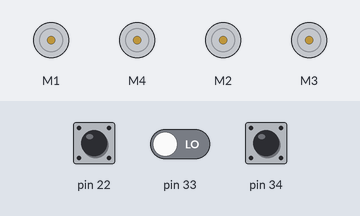
Bench run of a sketch on a simulated Arduino Uno, built with avr-gcc and run on an emulated ATmega328P. Shown: 4 × DC motor (green arrow = forward, orange = backward, longer = faster). The test bench sets the inputs (shaded band); at power-on: pin 22 LOW, pin 34 LOW, pin 33 LOW.

Above: at 1.3 s.
1.4 s: pin 22 pulsed HIGH 5 times (0.12 s each, 0.3 s apart)
At 3.1 s:
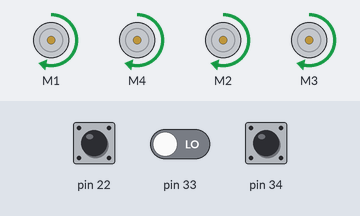
4.9 s: pin 34 pulsed HIGH 2 times (0.12 s each, 0.3 s apart)
At 6.5 s:
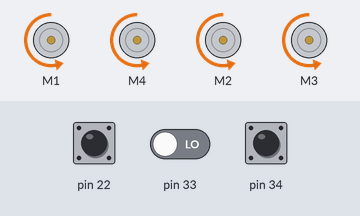
Timing chart, 0 to 13.3 s (numbered marks = the images above; inputs shaded):
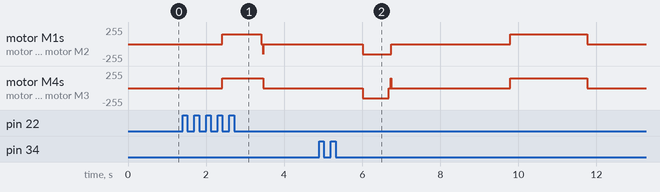

Measured:
- after the input at 1.4 s, motor M1, motor M4, motor M2, motor M3: stopped → forward 150/255 after 1.0 s instead of 1.7 s

The sketch:

Maze.ino
```cpp
#include <SPI.h>
#include <AFMotor.h>

const byte USS_F = 33; // Front ultrasonic sensor
const byte USS_R = 34; // Right ultrasonic sensor
const byte USS_L = 22; // Left ultrasonic sensor

const byte SPEED = 150; // 59% of full power using PWM
const float SOUND_SPEED = 0.0343; // in cm/us
const int MIN_DISTANCE = 8; // min wall distance
const int MAX_DISTANCE = 10; // max wall distance

AF_DCMotor M_LF(1); // Left forward motor
AF_DCMotor M_RF(4); // Right forward motor
AF_DCMotor M_LB(2); // Left back motor
AF_DCMotor M_RB(3); // Right back motor

int wall; // 0 - start, 1 - right, 2 - left, 3 - closed end
long duration;
int fDistance, rDistance, lDistance, dTime;

void setup() {
  M_LF.setSpeed(SPEED);
  M_RF.setSpeed(SPEED);
  M_LB.setSpeed(SPEED);
  M_RB.setSpeed(SPEED);

  Serial.begin(9600);
  delay(100);
  wall = 0;
}

void loop() {

  fDistance = readUSDistance(USS_F);
  rDistance = readUSDistance(USS_R);
  lDistance = readUSDistance(USS_L);

  if (fDistance <= 15) {
    if (rDistance > 20) {
      rotate(60, 1);
      wall = 2;
    } else if (lDistance > 20) {
      rotate(90, 0);
      wall = 1;
    } else {
      wall = 3;
    }
  }

  if (wall == 2) { // Right wall
    if (lDistance < MIN_DISTANCE) {
      turn(0);
      delay(50);
      move(1, 1);
      delay(10);
    } else if (lDistance > MAX_DISTANCE) {
      turn(1);
      delay(50);
      move(1, 1);
      delay(10);
    } else {
      move(1, 1);
      delay(60);
    }
    move(0, 0);
    delay(50);
  } else if (wall == 1) { // Left wall
    if (rDistance < MIN_DISTANCE) {
      turn(1);
      delay(50);
      move(1, 1);
      delay(10);
    } else if (rDistance > MAX_DISTANCE) {
      turn(0);
      delay(50);
      move(1, 1);
      delay(10);
    } else {
      move(1, 1);
      delay(60);
    }
    move(0, 0);
    delay(50);
  } else  if (wall == 3) { // Surrounded by walls
    rotate(180, 0); // not tested
  }
  else {
    move(1, 1);
    delay(50);
  }
}

void move(boolean left, boolean right) {
  if (!left && !right) {
    M_LF.run(RELEASE);
    M_RF.run(RELEASE);
    M_LB.run(RELEASE);
    M_RB.run(RELEASE);
  } else {
    M_LF.run(!left ? FORWARD : BACKWARD); // ! is used due to switched - and + connection
    M_LB.run(!left ? FORWARD : BACKWARD);
    M_RF.run(right ? FORWARD : BACKWARD);
    M_RB.run(right ? FORWARD : BACKWARD);
  }
}

void turn(boolean right) {
  if (right) {
    M_RF.run(FORWARD);
    M_RB.run(FORWARD);
  } else {
    M_LF.run(BACKWARD); // BACKWARD is used due to switched - and + connection
    M_LB.run(BACKWARD);
  }
}

void rotate(int angle, boolean clockwise) {
  move(clockwise, !clockwise);
  dTime = angle * 11;
  delay(dTime);
  move(0, 0);
}

int readUSDistance(byte pin) {
  byte trig = pin, echo = pin;
  pinMode(trig, OUTPUT);
  digitalWrite(trig, 0);
  delayMicroseconds(2);
  digitalWrite(trig, 1);
  delayMicroseconds(10);
  digitalWrite(trig, 0);

  pinMode(echo, INPUT);
  duration = pulseIn(echo, HIGH);
  return SOUND_SPEED / 2 * duration;
}
```
